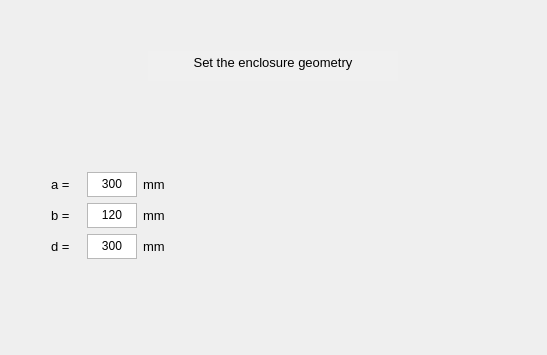
      <widget class="QWidget" name="page_3_1">
       <layout class="QVBoxLayout" name="verticalLayout_3">
        <item>
         <spacer name="vSpacer_3_1">
          <property name="orientation">
           <enum>Qt::Vertical</enum>
          </property>
          <property name="sizeType">
           <enum>QSizePolicy::Expanding</enum>
          </property>
          <property name="sizeHint" stdset="0">
           <size>
            <width>20</width>
            <height>40</height>
           </size>
          </property>
         </spacer>
        </item>
        <item alignment="Qt::AlignHCenter">
         <widget class="QTextBrowser" name="headline_p3_1">
          <property name="minimumSize">
           <size>
            <width>250</width>
            <height>30</height>
           </size>
          </property>
          <property name="maximumSize">
           <size>
            <width>250</width>
            <height>30</height>
           </size>
          </property>
          <property name="palette">
           <palette>
            <active>
             <colorrole role="Base">
              <brush brushstyle="SolidPattern">
               <color alpha="255">
                <red>240</red>
                <green>240</green>
                <blue>240</blue>
               </color>
              </brush>
             </colorrole>
            </active>
            <inactive>
             <colorrole role="Base">
              <brush brushstyle="SolidPattern">
               <color alpha="255">
                <red>240</red>
                <green>240</green>
                <blue>240</blue>
               </color>
              </brush>
             </colorrole>
            </inactive>
            <disabled>
             <colorrole role="Base">
              <brush brushstyle="SolidPattern">
               <color alpha="255">
                <red>240</red>
                <green>240</green>
                <blue>240</blue>
               </color>
              </brush>
             </colorrole>
            </disabled>
           </palette>
          </property>
          <property name="focusPolicy">
           <enum>Qt::NoFocus</enum>
          </property>
          <property name="frameShape">
           <enum>QFrame::NoFrame</enum>
          </property>
          <property name="html">
           <string>&lt;!DOCTYPE HTML PUBLIC &quot;-//W3C//DTD HTML 4.0//EN&quot; &quot;http://www.w3.org/TR/REC-html40/strict.dtd&quot;&gt;
&lt;html&gt;&lt;head&gt;&lt;meta name=&quot;qrichtext&quot; content=&quot;1&quot; /&gt;&lt;style type=&quot;text/css&quot;&gt;
p, li { white-space: pre-wrap; }
&lt;/style&gt;&lt;/head&gt;&lt;body style=&quot; font-family:'MS Shell Dlg 2'; font-size:8.25pt; font-weight:400; font-style:normal;&quot;&gt;
&lt;p align=&quot;center&quot; style=&quot; margin-top:0px; margin-bottom:0px; margin-left:0px; margin-right:0px; -qt-block-indent:0; text-indent:0px;&quot;&gt;&lt;span style=&quot; font-size:10pt;&quot;&gt;Set the enclosure geometry&lt;/span&gt;&lt;/p&gt;&lt;/body&gt;&lt;/html&gt;</string>
          </property>
         </widget>
        </item>
        <item>
         <spacer name="vSpacer_3_2">
          <property name="orientation">
           <enum>Qt::Vertical</enum>
          </property>
          <property name="sizeType">
           <enum>QSizePolicy::Fixed</enum>
          </property>
          <property name="sizeHint" stdset="0">
           <size>
            <width>20</width>
            <height>40</height>
           </size>
          </property>
         </spacer>
        </item>
        <item>
         <layout class="QHBoxLayout" name="hLayout_p3_1">
          <item>
           <spacer name="hSpacer_3_4">
            <property name="orientation">
             <enum>Qt::Horizontal</enum>
            </property>
            <property name="sizeType">
             <enum>QSizePolicy::Expanding</enum>
            </property>
            <property name="sizeHint" stdset="0">
             <size>
              <width>40</width>
              <height>20</height>
             </size>
            </property>
           </spacer>
          </item>
          <item>
           <layout class="QGridLayout" name="gridLayout_3_1">
            <item row="3" column="1" alignment="Qt::AlignLeft|Qt::AlignVCenter">
             <widget class="QTextEdit" name="dValue">
              <property name="minimumSize">
               <size>
                <width>50</width>
                <height>25</height>
               </size>
              </property>
              <property name="maximumSize">
               <size>
                <width>50</width>
                <height>25</height>
               </size>
              </property>
              <property name="font">
               <font>
                <pointsize>9</pointsize>
               </font>
              </property>
              <property name="tabletTracking">
               <bool>true</bool>
              </property>
              <property name="focusPolicy">
               <enum>Qt::StrongFocus</enum>
              </property>
              <property name="contextMenuPolicy">
               <enum>Qt::DefaultContextMenu</enum>
              </property>
              <property name="verticalScrollBarPolicy">
               <enum>Qt::ScrollBarAlwaysOff</enum>
              </property>
              <property name="horizontalScrollBarPolicy">
               <enum>Qt::ScrollBarAlwaysOff</enum>
              </property>
              <property name="tabChangesFocus">
               <bool>true</bool>
              </property>
              <property name="html">
               <string>&lt;!DOCTYPE HTML PUBLIC &quot;-//W3C//DTD HTML 4.0//EN&quot; &quot;http://www.w3.org/TR/REC-html40/strict.dtd&quot;&gt;
&lt;html&gt;&lt;head&gt;&lt;meta name=&quot;qrichtext&quot; content=&quot;1&quot; /&gt;&lt;style type=&quot;text/css&quot;&gt;
p, li { white-space: pre-wrap; }
&lt;/style&gt;&lt;/head&gt;&lt;body style=&quot; font-family:'MS Shell Dlg 2'; font-size:9pt; font-weight:400; font-style:normal;&quot;&gt;
&lt;p align=&quot;center&quot; style=&quot; margin-top:0px; margin-bottom:0px; margin-left:0px; margin-right:0px; -qt-block-indent:0; text-indent:0px;&quot;&gt;300&lt;/p&gt;&lt;/body&gt;&lt;/html&gt;</string>
              </property>
             </widget>
            </item>
            <item row="3" column="3">
             <spacer name="hSpacer_3_3">
              <property name="orientation">
               <enum>Qt::Horizontal</enum>
              </property>
              <property name="sizeHint" stdset="0">
               <size>
                <width>40</width>
                <height>20</height>
               </size>
              </property>
             </spacer>
            </item>
            <item row="2" column="2">
             <widget class="QLabel" name="mmLabel_2">
              <property name="minimumSize">
               <size>
                <width>30</width>
                <height>25</height>
               </size>
              </property>
              <property name="maximumSize">
               <size>
                <width>30</width>
                <height>25</height>
               </size>
              </property>
              <property name="font">
               <font>
                <pointsize>10</pointsize>
               </font>
              </property>
              <property name="text">
               <string>mm</string>
              </property>
             </widget>
            </item>
            <item row="1" column="0">
             <widget class="QLabel" name="aLabel">
              <property name="minimumSize">
               <size>
                <width>30</width>
                <height>25</height>
               </size>
              </property>
              <property name="maximumSize">
               <size>
                <width>30</width>
                <height>25</height>
               </size>
              </property>
              <property name="font">
               <font>
                <pointsize>10</pointsize>
               </font>
              </property>
              <property name="text">
               <string>a =</string>
              </property>
             </widget>
            </item>
            <item row="0" column="0">
             <spacer name="vSpacer_3_3">
              <property name="orientation">
               <enum>Qt::Vertical</enum>
              </property>
              <property name="sizeHint" stdset="0">
               <size>
                <width>20</width>
                <height>40</height>
               </size>
              </property>
             </spacer>
            </item>
            <item row="1" column="3">
             <spacer name="hSpacer_3_1">
              <property name="orientation">
               <enum>Qt::Horizontal</enum>
              </property>
              <property name="sizeHint" stdset="0">
               <size>
                <width>40</width>
                <height>20</height>
               </size>
              </property>
             </spacer>
            </item>
            <item row="3" column="0">
             <widget class="QLabel" name="dLabel">
              <property name="minimumSize">
               <size>
                <width>30</width>
                <height>25</height>
               </size>
              </property>
              <property name="maximumSize">
               <size>
                <width>30</width>
                <height>25</height>
               </size>
              </property>
              <property name="font">
               <font>
                <pointsize>10</pointsize>
               </font>
              </property>
              <property name="text">
               <string>d =</string>
              </property>
             </widget>
            </item>
            <item row="1" column="2">
             <widget class="QLabel" name="mmLabel">
              <property name="minimumSize">
               <size>
                <width>30</width>
                <height>25</height>
               </size>
              </property>
              <property name="maximumSize">
               <size>
                <width>30</width>
                <height>25</height>
               </size>
              </property>
              <property name="font">
               <font>
                <pointsize>10</pointsize>
               </font>
              </property>
              <property name="text">
               <string>mm</string>
              </property>
             </widget>
            </item>
            <item row="2" column="0">
             <widget class="QLabel" name="bLabel">
              <property name="minimumSize">
               <size>
                <width>30</width>
                <height>25</height>
               </size>
              </property>
              <property name="maximumSize">
               <size>
                <width>30</width>
                <height>25</height>
               </size>
              </property>
              <property name="font">
               <font>
                <pointsize>10</pointsize>
               </font>
              </property>
              <property name="text">
               <string>b =</string>
              </property>
             </widget>
            </item>
            <item row="2" column="3">
             <spacer name="hSpacer_3_2">
              <property name="orientation">
               <enum>Qt::Horizontal</enum>
              </property>
              <property name="sizeHint" stdset="0">
               <size>
                <width>40</width>
                <height>20</height>
               </size>
              </property>
             </spacer>
            </item>
            <item row="2" column="1" alignment="Qt::AlignLeft|Qt::AlignVCenter">
             <widget class="QTextEdit" name="bValue">
              <property name="minimumSize">
               <size>
                <width>50</width>
                <height>25</height>
               </size>
              </property>
              <property name="maximumSize">
               <size>
                <width>50</width>
                <height>25</height>
               </size>
              </property>
              <property name="font">
               <font>
                <pointsize>9</pointsize>
               </font>
              </property>
              <property name="tabletTracking">
               <bool>true</bool>
              </property>
              <property name="focusPolicy">
               <enum>Qt::StrongFocus</enum>
              </property>
              <property name="verticalScrollBarPolicy">
               <enum>Qt::ScrollBarAlwaysOff</enum>
              </property>
              <property name="horizontalScrollBarPolicy">
               <enum>Qt::ScrollBarAlwaysOff</enum>
              </property>
              <property name="tabChangesFocus">
               <bool>true</bool>
              </property>
              <property name="html">
               <string>&lt;!DOCTYPE HTML PUBLIC &quot;-//W3C//DTD HTML 4.0//EN&quot; &quot;http://www.w3.org/TR/REC-html40/strict.dtd&quot;&gt;
&lt;html&gt;&lt;head&gt;&lt;meta name=&quot;qrichtext&quot; content=&quot;1&quot; /&gt;&lt;style type=&quot;text/css&quot;&gt;
p, li { white-space: pre-wrap; }
&lt;/style&gt;&lt;/head&gt;&lt;body style=&quot; font-family:'MS Shell Dlg 2'; font-size:9pt; font-weight:400; font-style:normal;&quot;&gt;
&lt;p align=&quot;center&quot; style=&quot; margin-top:0px; margin-bottom:0px; margin-left:0px; margin-right:0px; -qt-block-indent:0; text-indent:0px;&quot;&gt;120&lt;/p&gt;&lt;/body&gt;&lt;/html&gt;</string>
              </property>
             </widget>
            </item>
            <item row="3" column="2">
             <widget class="QLabel" name="mmLabel_3">
              <property name="minimumSize">
               <size>
                <width>30</width>
                <height>25</height>
               </size>
              </property>
              <property name="maximumSize">
               <size>
                <width>30</width>
                <height>25</height>
               </size>
              </property>
              <property name="font">
               <font>
                <pointsize>10</pointsize>
               </font>
              </property>
              <property name="text">
               <string>mm</string>
              </property>
             </widget>
            </item>
            <item row="4" column="0">
             <spacer name="vSpacer_3_4">
              <property name="orientation">
               <enum>Qt::Vertical</enum>
              </property>
              <property name="sizeHint" stdset="0">
               <size>
                <width>20</width>
                <height>40</height>
               </size>
              </property>
             </spacer>
            </item>
            <item row="1" column="1">
             <widget class="QTextEdit" name="aValue">
              <property name="minimumSize">
               <size>
                <width>50</width>
                <height>25</height>
               </size>
              </property>
              <property name="maximumSize">
               <size>
                <width>50</width>
                <height>25</height>
               </size>
              </property>
              <property name="font">
               <font>
                <pointsize>9</pointsize>
               </font>
              </property>
              <property name="tabletTracking">
               <bool>true</bool>
              </property>
              <property name="verticalScrollBarPolicy">
               <enum>Qt::ScrollBarAlwaysOff</enum>
              </property>
              <property name="horizontalScrollBarPolicy">
               <enum>Qt::ScrollBarAlwaysOff</enum>
              </property>
              <property name="tabChangesFocus">
               <bool>true</bool>
              </property>
              <property name="html">
               <string>&lt;!DOCTYPE HTML PUBLIC &quot;-//W3C//DTD HTML 4.0//EN&quot; &quot;http://www.w3.org/TR/REC-html40/strict.dtd&quot;&gt;
&lt;html&gt;&lt;head&gt;&lt;meta name=&quot;qrichtext&quot; content=&quot;1&quot; /&gt;&lt;style type=&quot;text/css&quot;&gt;
p, li { white-space: pre-wrap; }
&lt;/style&gt;&lt;/head&gt;&lt;body style=&quot; font-family:'MS Shell Dlg 2'; font-size:9pt; font-weight:400; font-style:normal;&quot;&gt;
&lt;p align=&quot;center&quot; style=&quot; margin-top:0px; margin-bottom:0px; margin-left:0px; margin-right:0px; -qt-block-indent:0; text-indent:0px;&quot;&gt;300&lt;/p&gt;&lt;/body&gt;&lt;/html&gt;</string>
              </property>
             </widget>
            </item>
           </layout>
          </item>
          <item>
           <widget class="QLabel" name="recPic">
            <property name="minimumSize">
             <size>
              <width>277</width>
              <height>177</height>
             </size>
            </property>
            <property name="maximumSize">
             <size>
              <width>554</width>
              <height>354</height>
             </size>
            </property>
            <property name="baseSize">
             <size>
              <width>0</width>
              <height>0</height>
             </size>
            </property>
            <property name="text">
             <string/>
            </property>
           </widget>
          </item>
          <item>
           <spacer name="hSpacer_3_5">
            <property name="orientation">
             <enum>Qt::Horizontal</enum>
            </property>
            <property name="sizeType">
             <enum>QSizePolicy::Expanding</enum>
            </property>
            <property name="sizeHint" stdset="0">
             <size>
              <width>40</width>
              <height>20</height>
             </size>
            </property>
           </spacer>
          </item>
         </layout>
        </item>
        <item>
         <spacer name="vSpacer_3_5">
          <property name="orientation">
           <enum>Qt::Vertical</enum>
          </property>
          <property name="sizeHint" stdset="0">
           <size>
            <width>20</width>
            <height>40</height>
           </size>
          </property>
         </spacer>
        </item>
       </layout>
      </widget>
